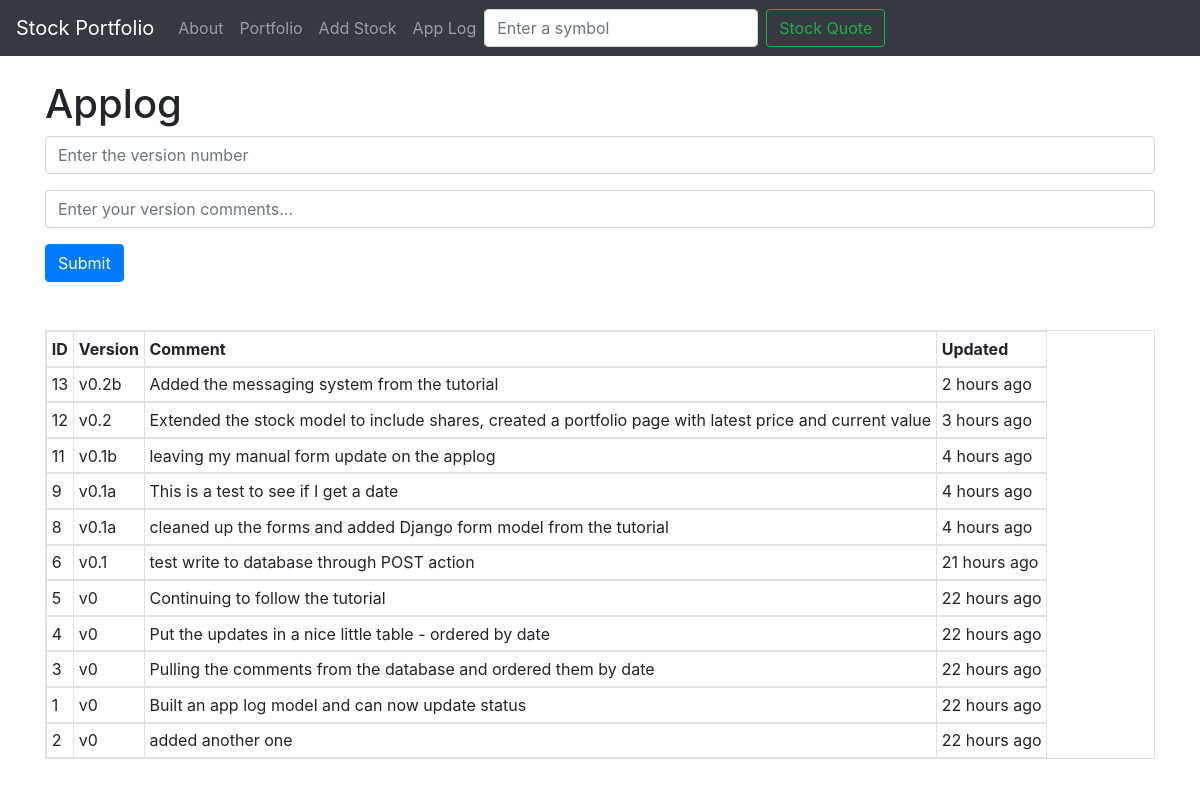
Screenshot of /applog/ with the database file from the repository.
### quotes/models.py (models this page shows, shortened)
class AppLog(models.Model):
    comment = models.TextField()
    version = models.CharField(max_length=5)
    updated = models.DateTimeField()

### quotes/views.py (the view)
# urls.py: path('applog/', views.applog, name="applog"),
def applog(request):
    if request.method == 'POST':
        comment = request.POST['comment']
        version = request.POST['version']
        updated = datetime.datetime.now()
        entry = AppLog(version = version, comment = comment, updated = updated )
        entry.save()
    entries = AppLog.objects.all().order_by( '-updated')
    return render(request, 'applog.html', { 'entries': entries} )

### quotes/templates/applog.html (shortened to what this page needs)
{% extends 'base.html' %}
{% load humanize %}
{% block content %}
<h1>Applog</h1>
<form action="{% url 'applog' %}" class="form" method="POST">
  <div class="form-group">
    <input type="text" class="form-control" id="version" aria-describedby="versionHelp" placeholder="Enter the version number" name="version">
  </div>
  <div class="form-group">
    <input type="text" class="form-control" id="InputComments" placeholder="Enter your version comments..." name="comment">
  </div>
  <button type="submit" class="btn btn-primary">Submit</button>
</form>
<br/><br/>
<table class="table table-responsive table-sm table-bordered">
    <thead>
      <tr>
        <th scope="col">ID</th>
        <th scope="col">Version</th>
        <th scope="col">Comment</th>
        <th scope="col">Updated</th>
      </tr>
    </thead>
{% for entry in entries %}
    <tbody>
      <tr>
        <td>{{ entry.id }}</td>
        <td>{{ entry.version }}</td>
        <td>{{ entry.comment }}</td>
        <td>{{ entry.updated | naturaltime }}</td>
      </tr>
{% endfor %}
    </tbody>
</table>
{% endblock content %}

### quotes/templates/base.html (shortened to what this page needs)
<!doctype html>
<html lang="en">
  <head>
    <link rel="stylesheet" href="https://stackpath.bootstrapcdn.com/bootstrap/4.3.1/css/bootstrap.min.css">
  </head>
  <body>
    {% include 'navbar.html' %}
    <div class="container">
      <br/>
    {% block content %}
    {% endblock %}
    </div>
  </body>
</html>

### quotes/templates/navbar.html (shortened to what this page needs)
<nav class="navbar navbar-expand-lg navbar-dark bg-dark">
    <a class="navbar-brand" href="{% url 'home' %}">Stock Portfolio</a>
    <div class="collapse navbar-collapse" id="navbarNav">
      <ul class="navbar-nav">
        <li class="nav-item">
          <a class="nav-link" href="{% url 'about' %}">About <span class="sr-only">(current)</span></a>
        </li>
        <li class="nav-item">
          <a class="nav-link" href="{% url 'portfolio' %}">Portfolio<span class="sr-only">(current)</span></a>
        </li>
        <li class="nav-item">
          <a class="nav-link" href="{% url 'add_stock' %}">Add Stock</a>
        </li>
        <li class="nav-item">
          <a class="nav-link" href="{% url 'applog' %}">App Log</a>
        </li>
      </ul>
      <form action="{% url 'home' %}" class="navbar-right form-inline my-2 my-lg-0" method="POST">
        <input class="form-control mr-sm-2" type="search" placeholder="Enter a symbol" aria-label="Search" name="ticker">
        <button class="btn btn-outline-success my-2 my-sm-0" type="submit">Stock Quote</button>
      </form>
    </div>
  </nav>

### rows the page displays
AppLog: id "13", version "v0.2b", comment "Added the messaging system from the tutorial", updated "2 hours ago"
AppLog: id "12", version "v0.2", comment "Extended the stock model to include shares, created a portfolio page with latest price and current value", updated "3 hours ago"
AppLog: id "11", version "v0.1b", comment "leaving my manual form update on the applog", updated "4 hours ago"
AppLog: id "9", version "v0.1a", comment "This is a test to see if I get a date", updated "4 hours ago"
AppLog: id "8", version "v0.1a", comment "cleaned up the forms and added Django form model from the tutorial", updated "4 hours ago"
AppLog: id "6", version "v0.1", comment "test write to database through POST action", updated "21 hours ago"
AppLog: id "5", version "v0", comment "Continuing to follow the tutorial", updated "22 hours ago"
AppLog: id "4", version "v0", comment "Put the updates in a nice little table - ordered by date", updated "22 hours ago"
AppLog: id "3", version "v0", comment "Pulling the comments from the database and ordered them by date", updated "22 hours ago"
AppLog: id "1", version "v0", comment "Built an app log model and can now update status", updated "22 hours ago"
AppLog: id "2", version "v0", comment "added another one", updated "22 hours ago"
